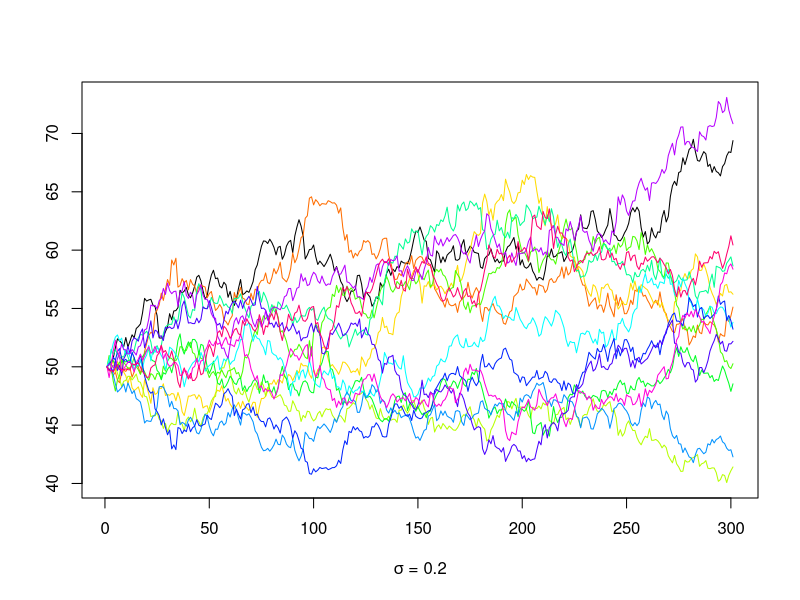

Write R code to recreate this figure.
#' @title Funkcija za generisanje geometrijskog Braunovog kretanja koja je 
#' prilagođena metodi antitetičkog uzorkovanja za redukciju disperzije 
#' (Antithetic Variates). Generišu se putanje na odgovarajući način.
#' 
#' @description Izbjegava se korišćenje ugnježđenih for petlji,
#' funkcija je vektorizovana. 
#' 
#' Generisanje uzorka iz normalne raspodjele se dijeli na dva dijela.
#' Ideja je da se generiše uzorak tako da je prva polovina uzorka negativno 
#' korelisana sa drugom polovinom i da su obje polovine uzorka iz normalne 
#' N(c_1, c_2) raspodjele. Generisani parovi trajektorija izgledaju kao slike u
#' ogledalu.
#' 
#' @param S_0 numeric. Početna cijena akcije
#' @param r numeric. Bezrizična kamatna stopa
#' @param sigma numeric. Volatilnost akcije
#' @param n numeric. Broj vremenskih intervala kojima diskretizujemo proces,
#' odnosno broj koraka
#' @param N numeric. Broj trajektorija geometrijskog Braunovog kretanja 
#'
#' @return Matrica trajektorija
#'
#' @examples
#' AV_GBM_v(100, 0.05, 0.3, 1, 100, 1)
AV_GBM_v <- function(S_0, r, sigma, T, n, N) {
  # podjela vremenskog intervala
  delta_t <- T / n
  
  # izračunavamo unaprijed poznate konstante
  c_1 <- (r - (sigma ^ 2 / 2)) * delta_t
  c_2 <- sqrt(delta_t) * sigma
  
  # u matricu Z sa N/2 vrsta smještamo slučajne veličine iz normalne raspodjele
  Z <- matrix(rnorm(n * ceiling(N / 2), c_1, c_2),
              nrow = ceiling(N / 2), ncol = n)
  
  # u matrici av_norm na matricu Z nadovezujemo odgovarajući antitetički uzorak
  # matrica av_norm sadrži slučajne veličine Z i 2*c_1-Z što su traženi 
  # antitetički parovi replikacija slučajnih veličina iz N(c_1, c_2) raspodjele
  # slučajne veličine unutar svakog para su negativno korelisane
  av_norm <- rbind(Z, 2 * c_1 - Z)
  
  # u matricu av_log_prirastaj je dodata kolona početnih vrijednosti 
  # cijene akcije
  av_log_prirastaj <- cbind(log(S_0), av_norm)
  
  # računamo kumulativnu sumu vrijednosti matrice log_prirastaj za svaku vrstu
  # kako funkcija apply za argument MARGIN=1 računa kumulativnu sumu svake vrste
  # po kolonama i smješta vrijednosti u matricu log_putanja po vrstama obrnu se
  # dimenzije početne matrice
  # potrebno je transponovati dobijenu matricu kako bismo dobili matricu u kojoj 
  # svaka vrsta predstavlja jednu trajektoriju geometrijskog Braunovog kretanja
  log_putanja <- t(apply(av_log_prirastaj, 1, cumsum))
  return(exp(log_putanja))
}

# izgled trajektorija sa funkcijom AV_GBM_v
# ovim kodom ilustrujemo kako izgledaju trajektorije geometrijskog Braunovog 
# kretanja kada koristimo replikacije slučajnih veličina iz normalne raspodjele
# koje su negativno korelisane


set.seed(777)
putanje <- AV_GBM_v(50, 0.1, 0.2, 1, 300, 15)
boje <- rainbow(14)
x <- c(1:301)
y_granice <- c(min(putanje), max(putanje))
plot(x, putanje[1, ], ylim = y_granice, type = 'l', 
     xlab = expression(paste(sigma," = 0.2")), ylab = "", lty = 1)
for (i in 2:15)
  lines(x, putanje[i, ], col = boje[i])

